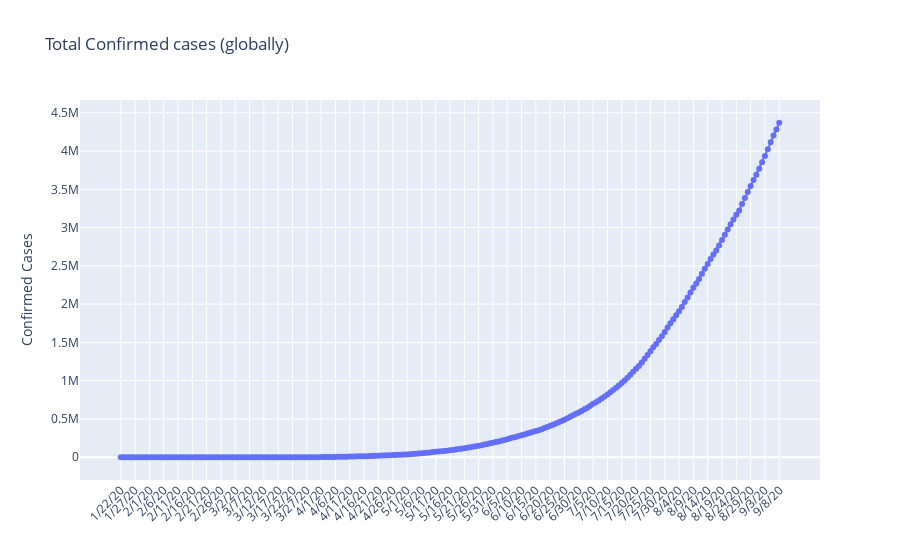

Here is the notebook cell this chart was saved with:
### Code cell
#draw_plot(india_array)
#plt.plot(confirmed_india_ts,color='red',marker='o',linewidth=1,markersize=5)
#plt.plot(recovered_india_ts)
#plt.plot(deaths_india_ts)
#plt.plot(active_india_ts)
fig_1=go.Figure(data=go.Scatter(x=confirmed_india_ts.index,y=confirmed_india_ts.values,mode='lines+markers'))
fig_1.update_layout(title="Total Confirmed cases (globally)",yaxis_title='Confirmed Cases',xaxis_tickangle=315)
fig_1.show()

### Figure 1 — Plotly figure (JSON) as saved in the notebook; plotly's stock layout.template omitted (floating-point values rounded to 4 significant figures; data arrays with more than 128 entries replaced by an {"elided": "..."} marker saying what was removed)
{"data": [{"mode": "lines+markers", "type": "scatter", "x": {"elided": "231 str values"}, "y": {"elided": "231 int values"}}], "layout": {"title": {"text": "Total Confirmed cases (globally)"}, "xaxis": {"tickangle": -45}, "yaxis": {"title": {"text": "Confirmed Cases"}}}}
